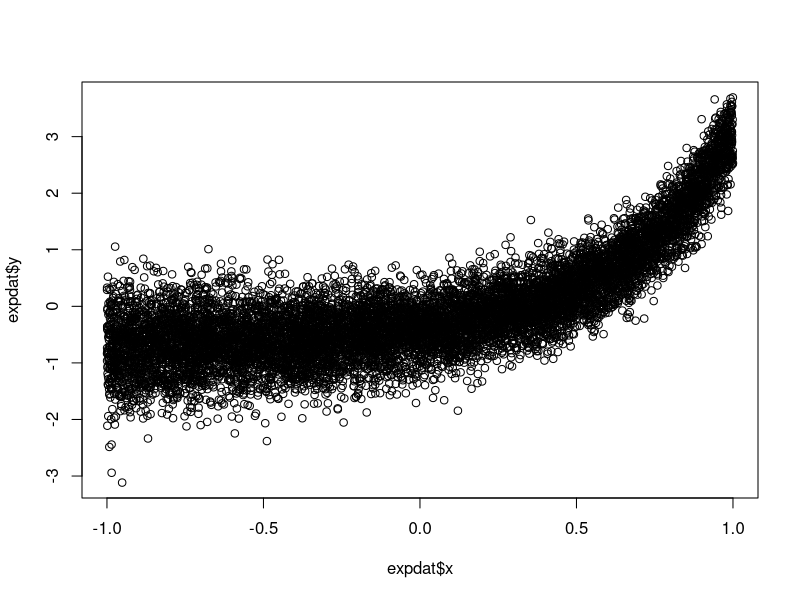

Source code (R): (Note: this script raises an error after producing the figure.)
exp_sim <- function(n, xrange = c(-1, 1), betas = NULL, stand = TRUE){
  beta_eps <- c(5, 1.5)
  beta1 <- c(10, 3)
  beta2 <- c(1, 3)
  
  x <- runif(n, xrange[1], xrange[2])
  
  eps <- rnorm(n, 0, beta_eps[1] + beta_eps[2] * exp(-x))
  
  y <- beta1[1] + beta2[2] * x + exp(beta2[1] + beta2[2] * x) + eps
  
  if (stand){
    y <- (y - mean(y)) / sd(y)
  }
  
  expdat <- data.frame(x = x, y = y)
}

expdat <- exp_sim(10000)

plot(expdat$x, expdat$y)

write.csv(expdat, paste0(path, "/exp2.csv"))
